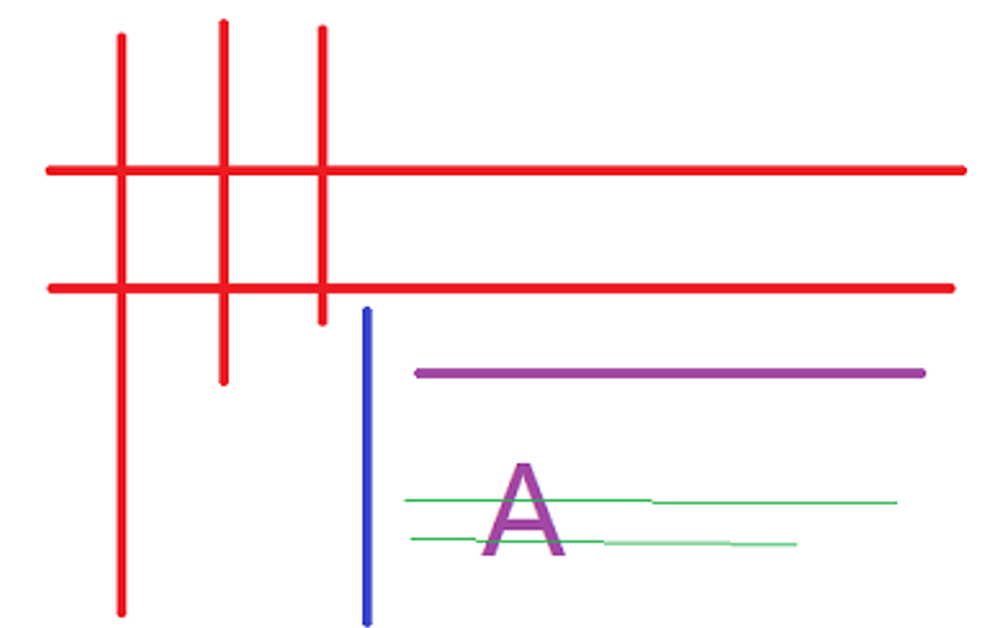
//> input picture image/line.png, 1000 x 628 px, shrunk from 1458 x 916 before the run
$ ./main   (built with g++ and OpenCV 4)
//> lines starting //> are read from the running program, lines starting //| are printed output that depends on the picture; after the words box and inside, x2 and y2 are one past the last pixel; in counts of white or black regions, pixels touching at a corner belong together
#include<opencv2/opencv.hpp>
#include<opencv2/highgui/highgui_c.h>
#include<iostream>
#include<math.h>

using namespace std;
using namespace cv;

Mat src, dst;
char input_title[] = "input image";
int main(int argv, char** argc) {

	/*
	读取彩色图像
	*/
	src = imread("H:/opencv_test/image/line.png");
//> src is the input picture: 628 rows x 1000 cols, CV_8UC3; mean B, G, R 242.2, 240.4, 251.2
	if (!src.data) {
		cout << "could not load image..." << endl;
		return -1;
	}
	namedWindow(input_title, CV_WINDOW_NORMAL);
	imshow(input_title, src);

	/*
	转换为灰度图像
	*/
	Mat gray_src;
	cvtColor(src, gray_src, CV_BGR2GRAY);//彩色图像变为灰度图像
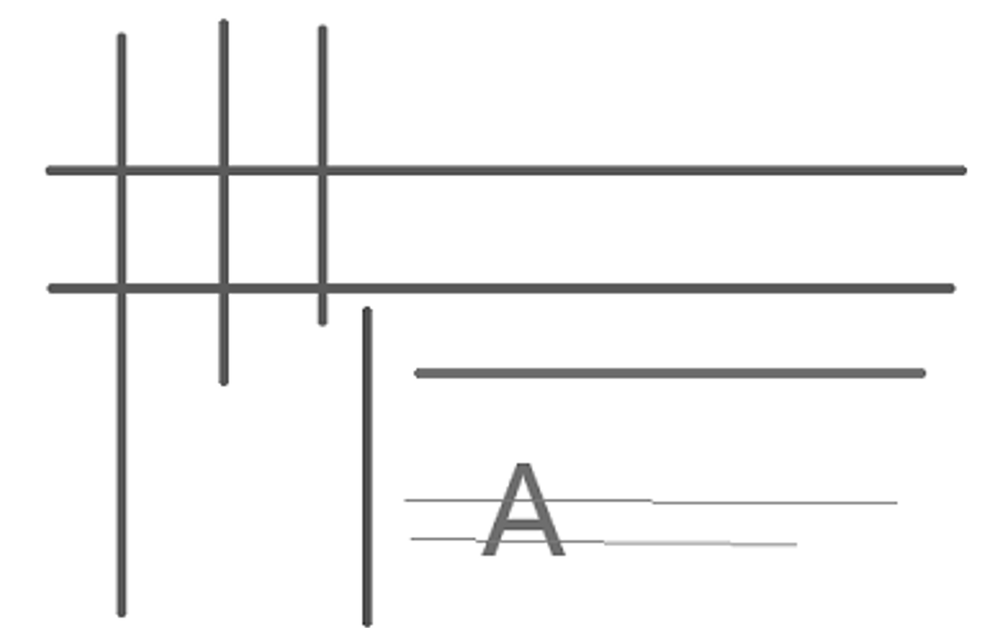
//> gray_src: 628 rows x 1000 cols, CV_8UC1; min 34, max 255, mean 243.8

	/*
	转换为二值图像
	*/
	Mat binImage;
	adaptiveThreshold(~gray_src, binImage, 255, ADAPTIVE_THRESH_MEAN_C, THRESH_BINARY, 15, -2);//~取反操作
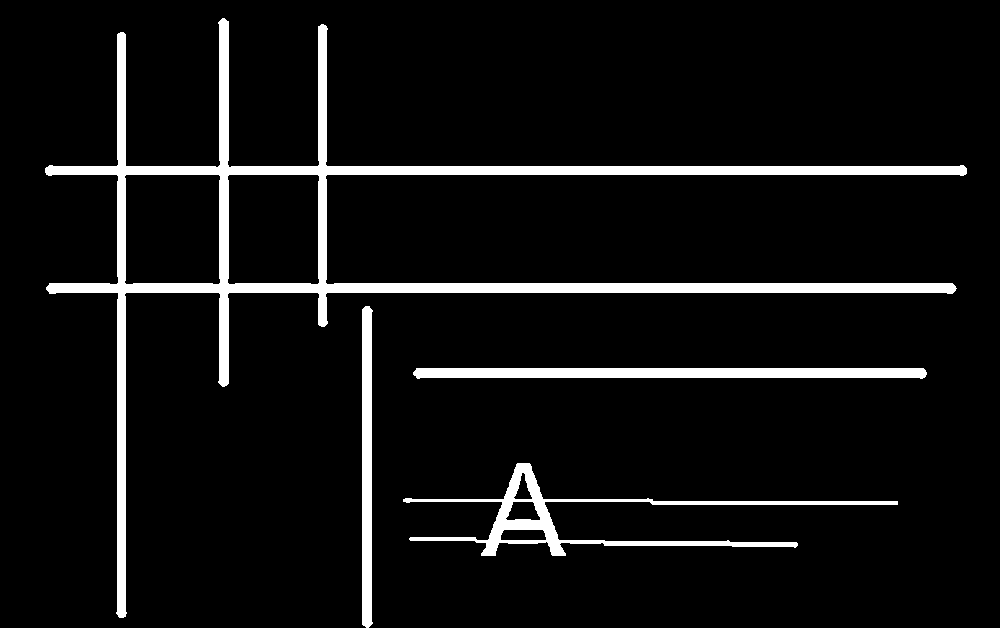
//> binImage: 628 rows x 1000 cols, CV_8UC1; 6.8% white; 4 white regions, box (x1, y1, x2, y2) and area: (45, 18, 967, 618) 28376, (403, 463, 898, 556) 5783, (413, 368, 927, 379) 5119, (362, 306, 373, 628) 3199
	namedWindow("binary Image", CV_WINDOW_NORMAL);
	imshow("binary Image", binImage);

	/*
	定义结构元素
	*/
	//水平结构元素
	Mat hline = getStructuringElement(MORPH_RECT, Size(src.cols/16, 1), Point(-1, -1));
//> hline = 62 values from 1 to 1
	//垂直结构元素
	Mat vline = getStructuringElement(MORPH_RECT, Size(1, src.rows / 16), Point(-1, -1));
//> vline = 39 values from 1 to 1
	//矩形结构
	Mat kernel = getStructuringElement(MORPH_RECT, Size(3, 3), Point(-1, -1));

	/*
	形态学Ex
	*/
	Mat temp;
	//erode(binImage, temp, hline);//腐蚀Ex
	//dilate(temp, dst, hline);//膨胀Ex
	morphologyEx(binImage, dst, CV_MOP_OPEN,hline);
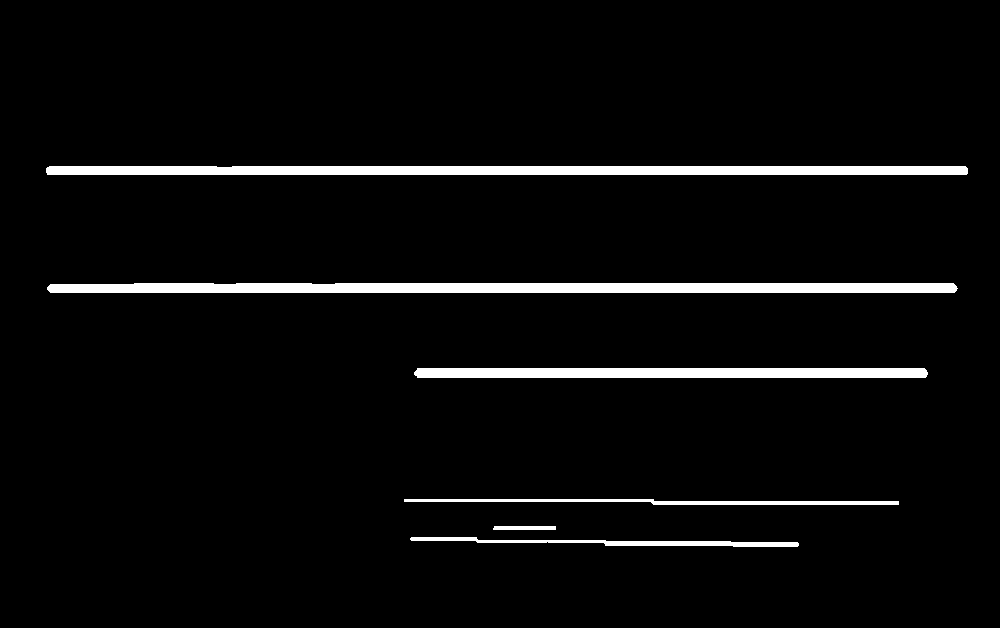
//> dst: 628 rows x 1000 cols, CV_8UC1; 4.1% white; 6 white regions, box (x1, y1, x2, y2) and area: (47, 283, 958, 293) 8948, (46, 166, 968, 175) 8273, (414, 368, 928, 378) 5113, (404, 499, 899, 505) 1736, (410, 537, 799, 547) 1619, (493, 526, 556, 530) 250

	/*
	对图像每个像素进行取反Ex
	*/
	bitwise_not(dst, dst);
	namedWindow("Final result", CV_WINDOW_NORMAL);
	imshow("Final result", dst);

	waitKey(0);
	return 0;
}

$ run again, with image/cat.png copied over image/line.png
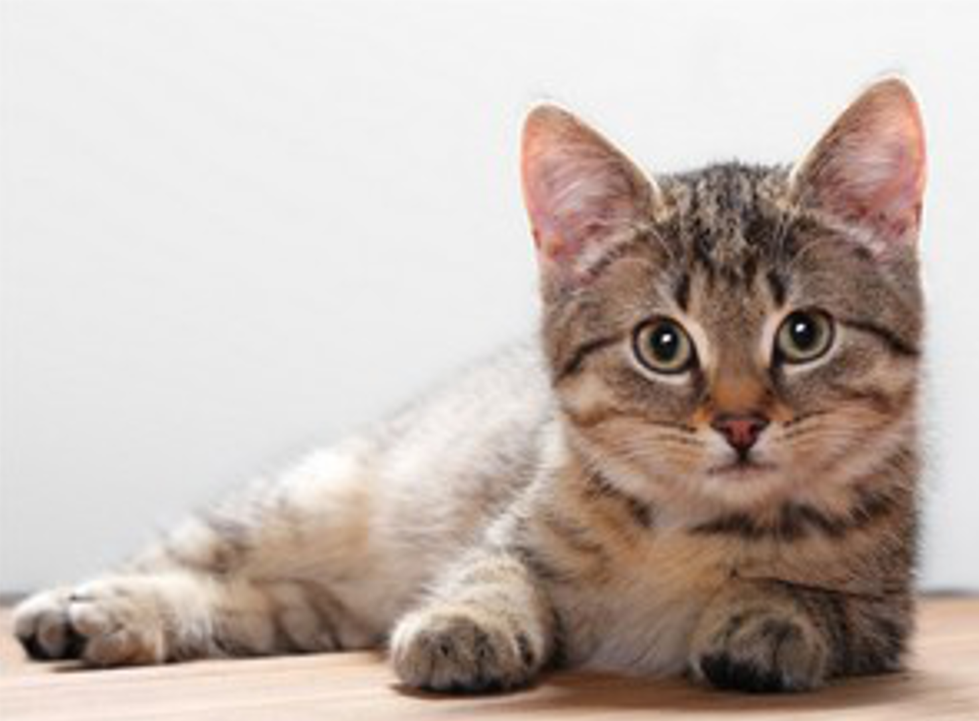
//> input picture image/cat.png, 979 x 721 px, shrunk from 1474 x 1086 before the run
//> src is the input picture: 721 rows x 979 cols, CV_8UC3; mean B, G, R 175.2, 182.3, 195.3
//> `adaptiveThreshold(~gray_src, binImage, 255, ADAPTIVE_THRESH_MEAN_C, TH..`:
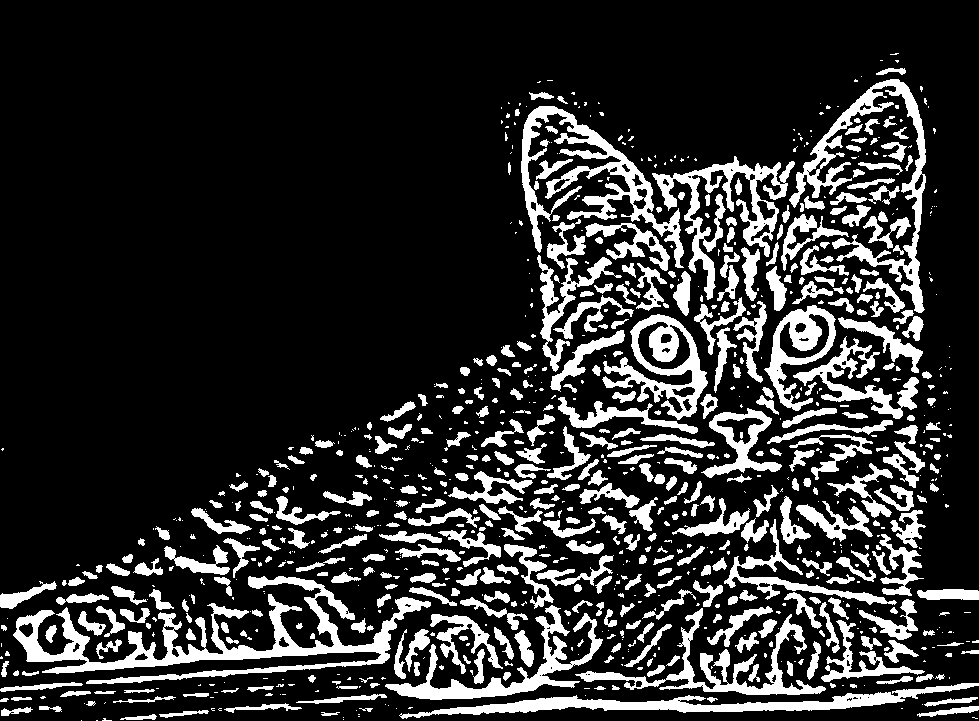
//> binImage: 721 rows x 979 cols, CV_8UC1; 18.5% white; 937 white regions (467 under 20 px), largest, box (x1, y1, x2, y2) and area: (13, 576, 431, 684) 10705, (521, 106, 684, 268) 5945, (789, 79, 926, 313) 5458
//> `morphologyEx(binImage, dst, CV_MOP_OPEN,hline);`:
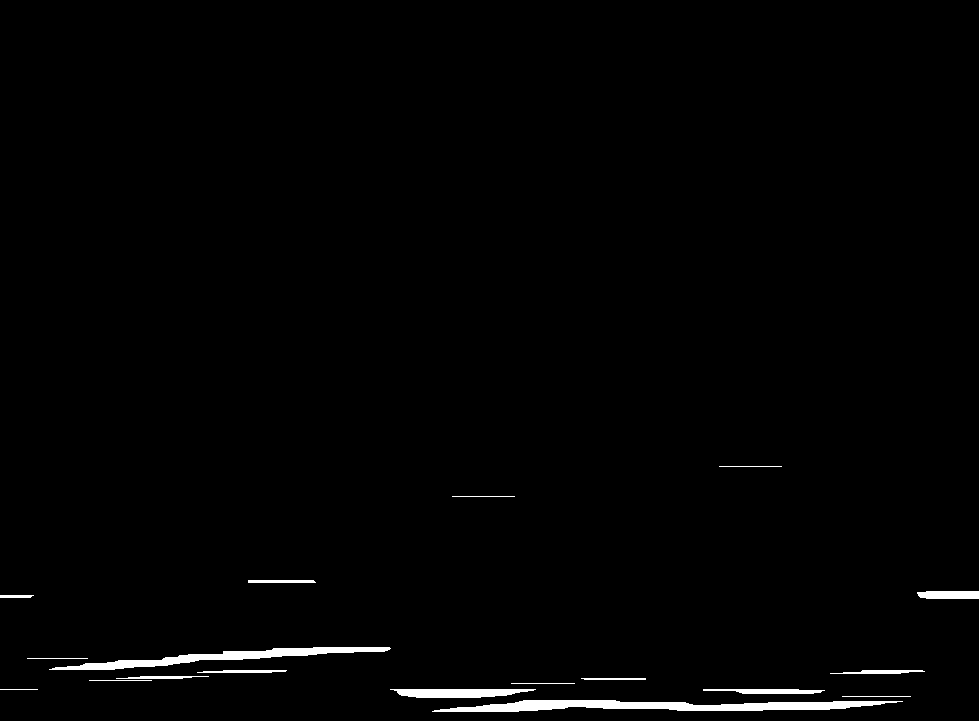
//> dst: 721 rows x 979 cols, CV_8UC1; 1.3% white; 18 white regions, largest, box (x1, y1, x2, y2) and area: (432, 700, 903, 712) 3308, (49, 647, 391, 670) 2300, (390, 689, 536, 698) 1028
